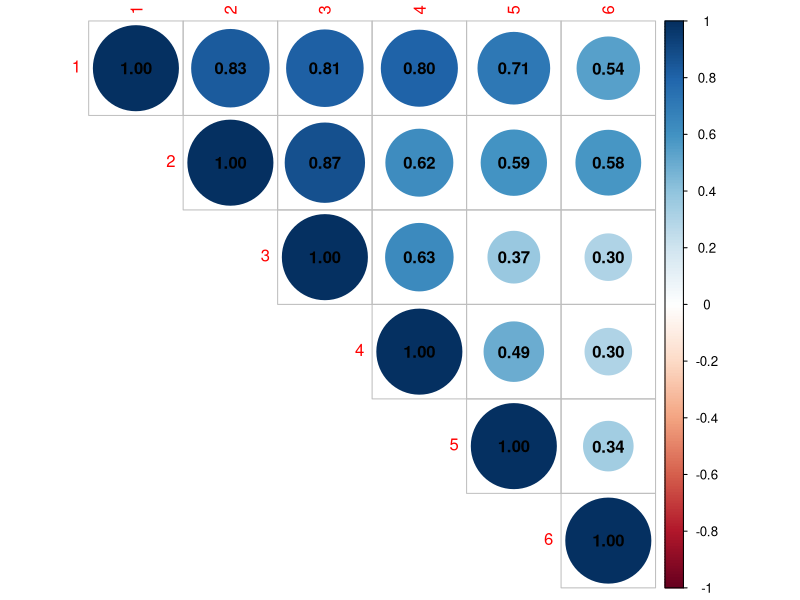
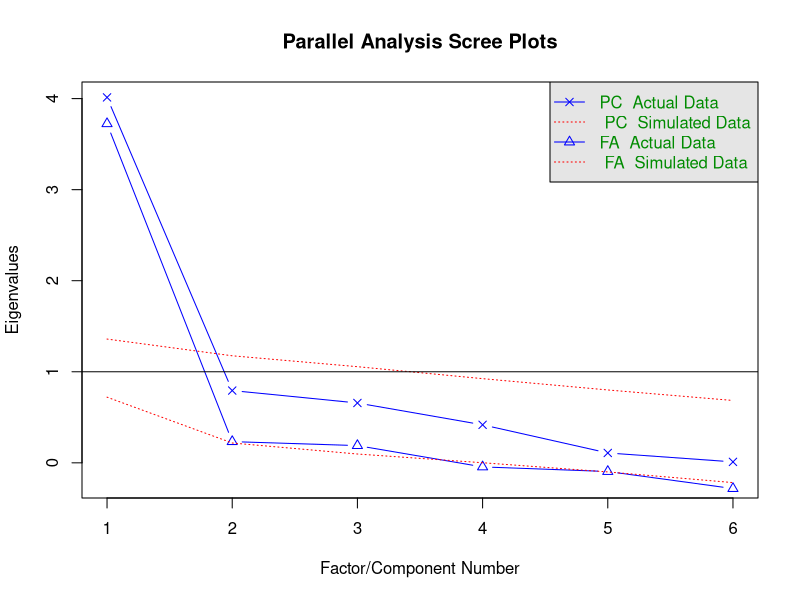
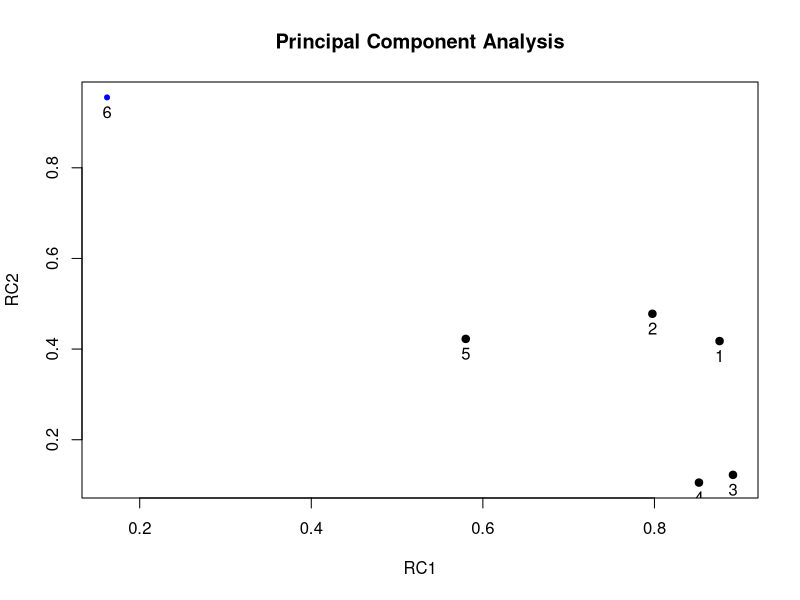
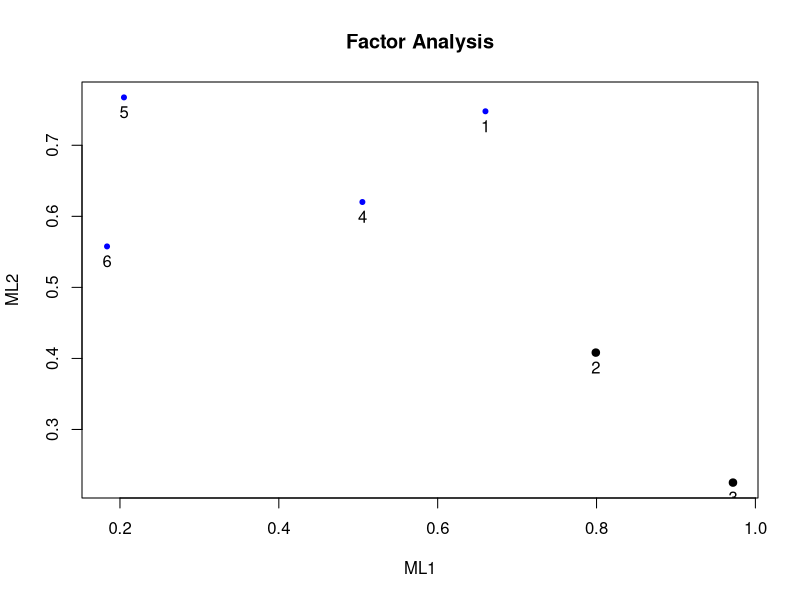

Write R code to recreate these figures, in order.

library(ggplot2)
library(corrplot)
library(psych)

cor_matrix <- matrix(c(1, 0.83, 0.81, 0.8, 0.71, 0.54,
                       0.83, 1, 0.87, 0.62, 0.59, 0.58,
                       0.81, 0.87, 1, 0.63, 0.37, 0.3,
                       0.8, 0.62, 0.63, 1, 0.49, 0.3,
                       0.71, 0.59, 0.37, 0.49, 1, 0.34,
                       0.54, 0.58, 0.3, 0.3, 0.34, 1),
                     nrow = 6, ncol = 6, byrow = TRUE)


n_obs <- 100

corrplot(cor_matrix, method = "circle", addCoef.col = "black",
         order = "original", type = "upper")


cortest.bartlett(cor_matrix, n=n_obs)

fa.parallel(cor_matrix, fm = "pa", n.obs = n_obs, ylabel = "Eigenvalues")

# sin rotar

acp <- principal(cor_matrix, nfactors = 2, rotate = "none")

print(acp)

# varimax

acp <- principal(cor_matrix, nfactors = 2, rotate = "varimax", n.obs = n_obs)

(acp$r.scores)

print(acp)

plot(acp)

# factores
mlf <- fa(cor_matrix, nfactors = 2, fm="ml", rotate = "varimax", n.obs = n_obs,
          scores = "regression")

print(mlf)

mlf$scores




plot(mlf)